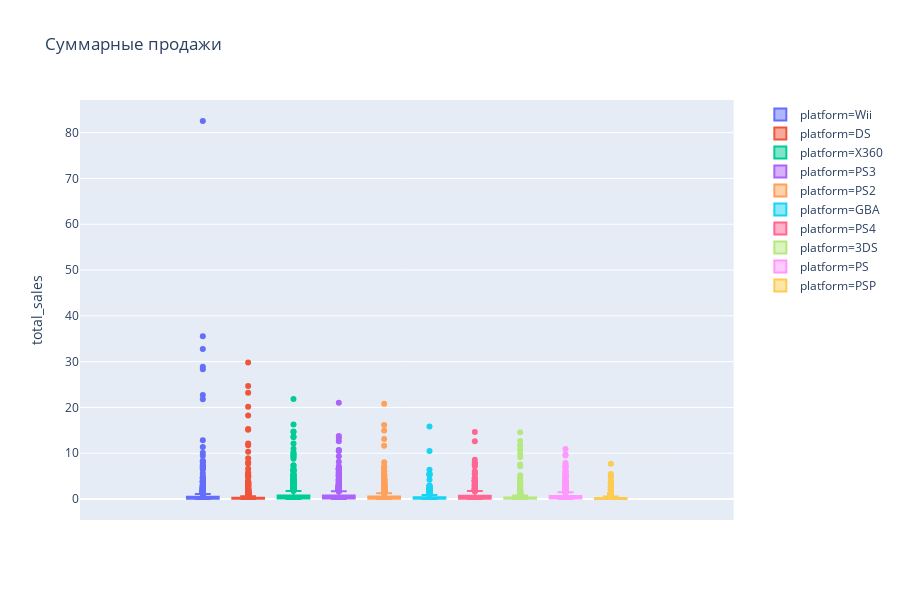

The code cell stored with this chart in its notebook:
### Code cell
fig = px.box(top10_df, y='total_sales', color='platform', title='Суммарные продажи')
fig.show()

### Figure 1 — Plotly figure (JSON) as saved in the notebook; plotly's stock layout.template omitted (floating-point values rounded to 4 significant figures; data arrays with more than 128 entries replaced by an {"elided": "..."} marker saying what was removed)
{"data": [{"alignmentgroup": "True", "hoverlabel": {"namelength": 0}, "hovertemplate": "platform=Wii<br>total_sales=%{y}", "legendgroup": "platform=Wii", "marker": {"color": "#636efa"}, "name": "platform=Wii", "notched": false, "offsetgroup": "platform=Wii", "orientation": "v", "showlegend": true, "type": "box", "x0": " ", "xaxis": "x", "y": {"elided": "1286 float values"}, "y0": " ", "yaxis": "y"}, {"alignmentgroup": "True", "hoverlabel": {"namelength": 0}, "hovertemplate": "platform=DS<br>total_sales=%{y}", "legendgroup": "platform=DS", "marker": {"color": "#EF553B"}, "name": "platform=DS", "notched": false, "offsetgroup": "platform=DS", "orientation": "v", "showlegend": true, "type": "box", "x0": " ", "xaxis": "x", "y": {"elided": "2120 float values"}, "y0": " ", "yaxis": "y"}, {"alignmentgroup": "True", "hoverlabel": {"namelength": 0}, "hovertemplate": "platform=X360<br>total_sales=%{y}", "legendgroup": "platform=X360", "marker": {"color": "#00cc96"}, "name": "platform=X360", "notched": false, "offsetgroup": "platform=X360", "orientation": "v", "showlegend": true, "type": "box", "x0": " ", "xaxis": "x", "y": {"elided": "1232 float values"}, "y0": " ", "yaxis": "y"}, {"alignmentgroup": "True", "hoverlabel": {"namelength": 0}, "hovertemplate": "platform=PS3<br>total_sales=%{y}", "legendgroup": "platform=PS3", "marker": {"color": "#ab63fa"}, "name": "platform=PS3", "notched": false, "offsetgroup": "platform=PS3", "orientation": "v", "showlegend": true, "type": "box", "x0": " ", "xaxis": "x", "y": {"elided": "1305 float values"}, "y0": " ", "yaxis": "y"}, {"alignmentgroup": "True", "hoverlabel": {"namelength": 0}, "hovertemplate": "platform=PS2<br>total_sales=%{y}", "legendgroup": "platform=PS2", "marker": {"color": "#FFA15A"}, "name": "platform=PS2", "notched": false, "offsetgroup": "platform=PS2", "orientation": "v", "showlegend": true, "type": "box", "x0": " ", "xaxis": "x", "y": {"elided": "2126 float values"}, "y0": " ", "yaxis": "y"}, {"alignmentgroup": "True", "hoverlabel": {"namelength": 0}, "hovertemplate": "platform=GBA<br>total_sales=%{y}", "legendgroup": "platform=GBA", "marker": {"color": "#19d3f3"}, "name": "platform=GBA", "notched": false, "offsetgroup": "platform=GBA", "orientation": "v", "showlegend": true, "type": "box", "x0": " ", "xaxis": "x", "y": {"elided": "811 float values"}, "y0": " ", "yaxis": "y"}, {"alignmentgroup": "True", "hoverlabel": {"namelength": 0}, "hovertemplate": "platform=PS4<br>total_sales=%{y}", "legendgroup": "platform=PS4", "marker": {"color": "#FF6692"}, "name": "platform=PS4", "notched": false, "offsetgroup": "platform=PS4", "orientation": "v", "showlegend": true, "type": "box", "x0": " ", "xaxis": "x", "y": {"elided": "392 float values"}, "y0": " ", "yaxis": "y"}, {"alignmentgroup": "True", "hoverlabel": {"namelength": 0}, "hovertemplate": "platform=3DS<br>total_sales=%{y}", "legendgroup": "platform=3DS", "marker": {"color": "#B6E880"}, "name": "platform=3DS", "notched": false, "offsetgroup": "platform=3DS", "orientation": "v", "showlegend": true, "type": "box", "x0": " ", "xaxis": "x", "y": {"elided": "512 float values"}, "y0": " ", "yaxis": "y"}, {"alignmentgroup": "True", "hoverlabel": {"namelength": 0}, "hovertemplate": "platform=PS<br>total_sales=%{y}", "legendgroup": "platform=PS", "marker": {"color": "#FF97FF"}, "name": "platform=PS", "notched": false, "offsetgroup": "platform=PS", "orientation": "v", "showlegend": true, "type": "box", "x0": " ", "xaxis": "x", "y": {"elided": "1190 float values"}, "y0": " ", "yaxis": "y"}, {"alignmentgroup": "True", "hoverlabel": {"namelength": 0}, "hovertemplate": "platform=PSP<br>total_sales=%{y}", "legendgroup": "platform=PSP", "marker": {"color": "#FECB52"}, "name": "platform=PSP", "notched": false, "offsetgroup": "platform=PSP", "orientation": "v", "showlegend": true, "type": "box", "x0": " ", "xaxis": "x", "y": {"elided": "1193 float values"}, "y0": " ", "yaxis": "y"}], "layout": {"boxmode": "group", "height": 600, "legend": {"tracegroupgap": 0}, "title": {"text": "Суммарные продажи"}, "xaxis": {"anchor": "y", "domain": [0, 0.98]}, "yaxis": {"anchor": "x", "domain": [0, 1], "title": {"text": "total_sales"}}}}
